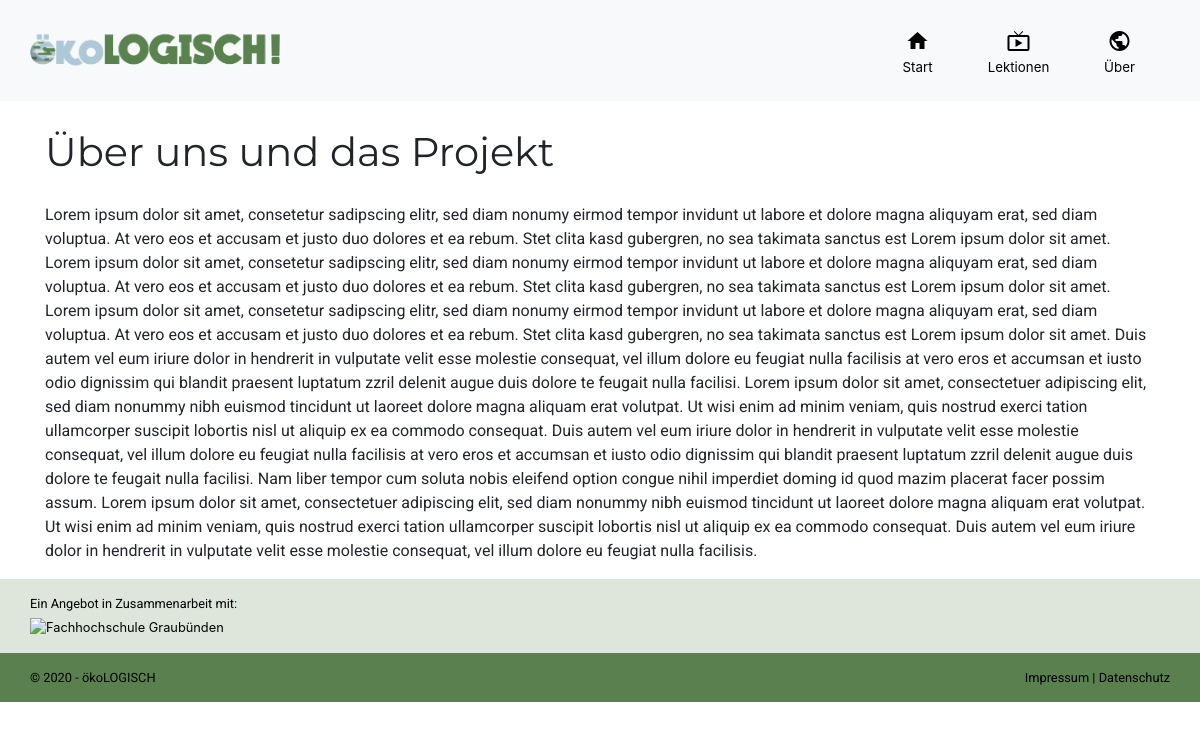
Page /about.php on the committed database.
### tables this page shows
CREATE TABLE `tbl_about` (
  `id` int(11) NOT NULL,
  `title` varchar(255) NOT NULL,
  `text` text NOT NULL
);

### data/data.php (called while the page is built, shortened)
<?php
function get_db_connection()
{
	global $db_host, $db_name, $db_user, $db_pass, $db_charset;
	$dsn = "mysql:host=$db_host;dbname=$db_name;charset=$db_charset";
	$options = [
		PDO::ATTR_ERRMODE            => PDO::ERRMODE_EXCEPTION,
		PDO::ATTR_DEFAULT_FETCH_MODE => PDO::FETCH_ASSOC,
		PDO::ATTR_EMULATE_PREPARES   => false
	];
	try {
		$db = new PDO($dsn, $db_user, $db_pass, $options);
	} catch (\PDOException $e) {
		throw new \PDOException($e->getMessage(), (int)$e->getCode());
	}
	return $db;
}
function get_about()
{
	$db = get_db_connection();
	$sql = "SELECT * FROM tbl_about";
	$result = $db->query($sql);
	$row = $result->fetch();
	return $row;
}

### about.php (the view)
<?php
require_once('data/data.php');
$about = get_about();
?>
<?php require_once('templates/head.php'); ?>
<nav>
<?php require_once('templates/navbar.php'); ?>
</nav>
<section class="container">
    <article>
        <h1><?php echo $about['title']; ?></h1>
        <p><?php echo $about['text']; ?></p>
    </article>
</section>
<?php require_once('templates/footer.php'); ?>

### rows in the picture
tbl_about: title "Über uns und das Projekt", text "Lorem ipsum dolor sit amet, consetetur sadipscing elitr, sed diam nonumy eirmod tempor invidunt ut labore et dolore magna aliquyam erat, sed diam voluptua. At vero eos et accusam et justo duo dolores et ea rebum. Stet clita kasd gubergren, no sea takimata sanctus est Lorem ipsum dolor sit amet. Lorem ipsum dolor sit amet, consetetur sadipscing elitr, sed diam nonumy eirmod tempor invidunt ut labore et dolore magna aliquyam erat, sed diam voluptua. At vero eos et accusam et justo duo dolores et ea rebum. Stet clita kasd gubergren, no sea takimata sanctus est Lorem ipsum dolor sit amet. Lorem ipsum dolor sit amet, consetetur sadipscing elitr, sed diam nonumy eirmod tempor invidunt ut labore…"
